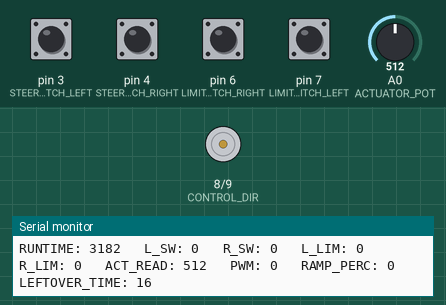
Recording of a sketch running on a simulated Arduino Uno, built with avr-gcc and run on an emulated ATmega328P. On the bench: direction and speed pins drawn as motors (green arrow = direction pin HIGH = forward, orange = LOW = backward, longer = more drive), the last lines printed to the serial monitor. Inputs (shaded band) come from the test bench; at power-on: pin 3 (STEERING_SWITCH_LEFT), pin 4 (STEERING_SWITCH_RIGHT), pin 6 (LIMIT_SWITCH_RIGHT), pin 7 (LIMIT_SWITCH_LEFT) LOW, A0 (ACTUATOR_POT) = 512.

Above: at 3.2 s.
3.3 s: pin 3 (STEERING_SWITCH_LEFT) pulled HIGH for 1 s
At 4.0 s:
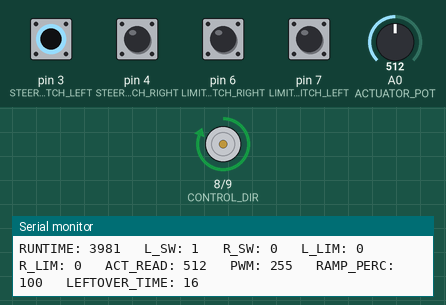
5.8 s: pin 4 (STEERING_SWITCH_RIGHT) pulled HIGH for 0.15 s
At 5.96 s:
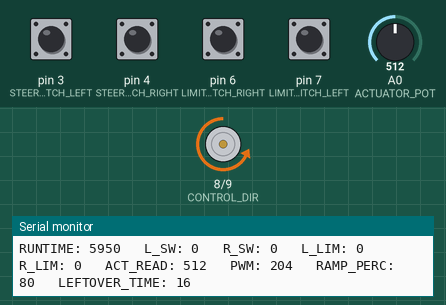
7.5 s: A0 (ACTUATOR_POT) set to 104
10.5 s: A0 (ACTUATOR_POT) set to 88
12.0 s: pin 4 (STEERING_SWITCH_RIGHT) pulled HIGH for 1 s
16.0 s: pin 3 (STEERING_SWITCH_LEFT) pulled HIGH for 0.15 s
Timing chart, 0 to 18.6 s (numbered marks = the images above; inputs shaded):
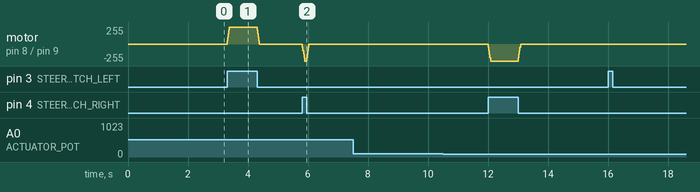

Measured:
- after the input at 3.3 s, motor on pin 8 (CONTROL_DIR) / pin 9 (CONTROL_PWM): rises from stopped to forward 255/255 in 0.08 s, then falls to stopped in 1.0 s

The sketch:

Electric_Steering_23A-06.ino
```cpp
/************************************************************************************************************

FILE_NAME:  Electric_steering_19A-04

DESCRIPTION:
New steering code for the 2019A tractor. Implementing PI controller with momentary switch-based
steering.

PURPOSE:
The purpose of this code is to monitor the steering input (steering switch) and feedback signals and to
adjust the output to the linear actuator. The output is adjusted with the intention of reducing the speed
of the actuator to provide a 'soft start'.

VERSION HISTORY:

VERSION          DESCRIPTION                                            AUTHOR             DATE CREATED
19A-01           Original file developed for PI compatibility.          Mitchell S.        7 May 2019
19A-02           Revised for diagnostics capability.                    Jason Cousins      15 May 2019
19A-03           Code reworked to implement momentary switch            Mitchell S.        18 May 2019
                 with 'Soft Start' capability.
19A-04           Added 'Soft Stop' capability.                          Jason Cousins      25 May 2019
22A-05           Update for the 2022 Tractor                            Kurt Yeager        29 May 2022
************************************************************************************************************/
const bool DIAGNOSTIC = 1;

//Define Pin Inputs
const int ACTUATOR_POT = A0; //Define Actuator Potentiometer Input

const int CONTROL_PWM = 9; //Define Motor Controller PWM Output
const int CONTROL_DIR = 8; //Define Motor Controller DIR Output
const int STEERING_SWITCH_RIGHT = 4; //Define Steering Switch Right Input
const int STEERING_SWITCH_LEFT = 3; //Define Steering Switch Left Input
const int LIMIT_SWITCH_RIGHT = 6; //Define Limit Switch Right Input
const int LIMIT_SWITCH_LEFT = 7; //Define Limit Switch Left Input

//Define pin input variables and array
bool STEERING_SWITCH_STATE_RIGHT = 0;
bool STEERING_SWITCH_STATE_LEFT = 0;
bool LIMIT_RIGHT = 0;
bool LIMIT_LEFT = 0;
int actuatorPotValue = 0;

//Define actuator limits of the physical system - NOTE: MUST BE CALIBRATED
int INPUT_LIMIT_RIGHT = 589; //580; //166;
int INPUT_LIMIT_LEFT = 300; //22; //70; //834;

//Define other variables
unsigned long runTime = 0;
const unsigned int SAMPLE_RATE = 20; //Sample period in milliseconds.

int soft_start_percentage_increase = 20; //Rate at which speed increases per loop
int soft_start_percentage = 0;

int dir = 0;

void setup() {

//Initialize serial communication for testing and verification of program
Serial.begin(115200);
Serial.println();Serial.println();
Serial.println("Loaded Program: Electric_Steering_19A-04");
Serial.print("Diagnostic Mode?:  "); Serial.println(DIAGNOSTIC);
Serial.println();Serial.println();
//Initialize Pin Inputs and Output Modes
pinMode(CONTROL_PWM,OUTPUT);
pinMode(CONTROL_DIR,OUTPUT);
pinMode(STEERING_SWITCH_RIGHT,INPUT);
pinMode(STEERING_SWITCH_LEFT,INPUT);
pinMode(LIMIT_SWITCH_RIGHT,INPUT);
pinMode(LIMIT_SWITCH_LEFT,INPUT);

delay(2000);
}

void loop() {

//System Calculations
runTime = millis();

//Define local variables
int pwmOutput = 0;

//Read Switch Input States
STEERING_SWITCH_STATE_RIGHT = digitalRead(STEERING_SWITCH_RIGHT);
STEERING_SWITCH_STATE_LEFT = digitalRead(STEERING_SWITCH_LEFT);
LIMIT_RIGHT = digitalRead(LIMIT_SWITCH_RIGHT);
LIMIT_LEFT = digitalRead(LIMIT_SWITCH_LEFT);
actuatorPotValue = analogRead(ACTUATOR_POT);

//Define Direction - NOTE: MAY NEED TO BE REVERSED FOR CORRECT DIRECTION
if (STEERING_SWITCH_STATE_RIGHT == 1) {
  dir = 0;
}
if (STEERING_SWITCH_STATE_LEFT == 1) {
  dir = 1;
}

//Ramp up feature to implement 'soft start'
if (soft_start_percentage < 100 && (STEERING_SWITCH_STATE_RIGHT == 1 || STEERING_SWITCH_STATE_LEFT == 1)) {
  soft_start_percentage = soft_start_percentage + soft_start_percentage_increase;
}
if (soft_start_percentage > 100) {
  soft_start_percentage = 100;
}
if (STEERING_SWITCH_STATE_RIGHT == 0 && STEERING_SWITCH_STATE_LEFT == 0 && soft_start_percentage > 0) {
  soft_start_percentage = soft_start_percentage - soft_start_percentage_increase;
}
pwmOutput = map(soft_start_percentage,0,100,0,255);

//Limit based on position
if ((STEERING_SWITCH_STATE_RIGHT == 1) && (actuatorPotValue > INPUT_LIMIT_RIGHT)) {
  pwmOutput = 0;
  soft_start_percentage = 0;
}
if ((STEERING_SWITCH_STATE_LEFT == 1) && (actuatorPotValue < INPUT_LIMIT_LEFT)) {
  pwmOutput = 0;
  soft_start_percentage = 0;
}

//Limit based on limit switch
//if (LIMIT_RIGHT == 1 && STEERING_SWITCH_STATE_RIGHT == 1) {
//  pwmOutput = 0;
//}
//if (LIMIT_LEFT == 1 && STEERING_SWITCH_STATE_LEFT == 1) {
//  pwmOutput = 0;
//}

//Write PWM and Direction to Motor Controller
if (dir == 1) {
  digitalWrite(CONTROL_DIR, HIGH);
}
else {
  digitalWrite(CONTROL_DIR, LOW);
}

//if (STEERING_SWITCH_STATE_LEFT != 0 && STEERING_SWITCH_STATE_RIGHT != 0) {
//  analogWrite(CONTROL_PWM, pwmOutput);
//}
//else {
//  analogWrite(CONTROL_PWM, pwmOutput);
//}

analogWrite(CONTROL_PWM, pwmOutput);

if (DIAGNOSTIC == 1) {
  Serial.print("RUNTIME: "); Serial.print(runTime);
  Serial.print("\t L_SW: "); Serial.print(STEERING_SWITCH_STATE_LEFT);
  Serial.print("\t R_SW: "); Serial.print(STEERING_SWITCH_STATE_RIGHT);
  Serial.print("\t L_LIM: "); Serial.print(LIMIT_LEFT);
  Serial.print("\t R_LIM: "); Serial.print(LIMIT_RIGHT);
  Serial.print("\t ACT_READ: "); Serial.print(actuatorPotValue);
  Serial.print("\t PWM: "); Serial.print(pwmOutput);
  Serial.print("\t RAMP_PERC: "); Serial.print(soft_start_percentage);
  Serial.print("\t LEFTOVER_TIME: "); Serial.print(runTime + SAMPLE_RATE - millis());
  Serial.println();
}
delay(runTime + SAMPLE_RATE - millis());
}
```
